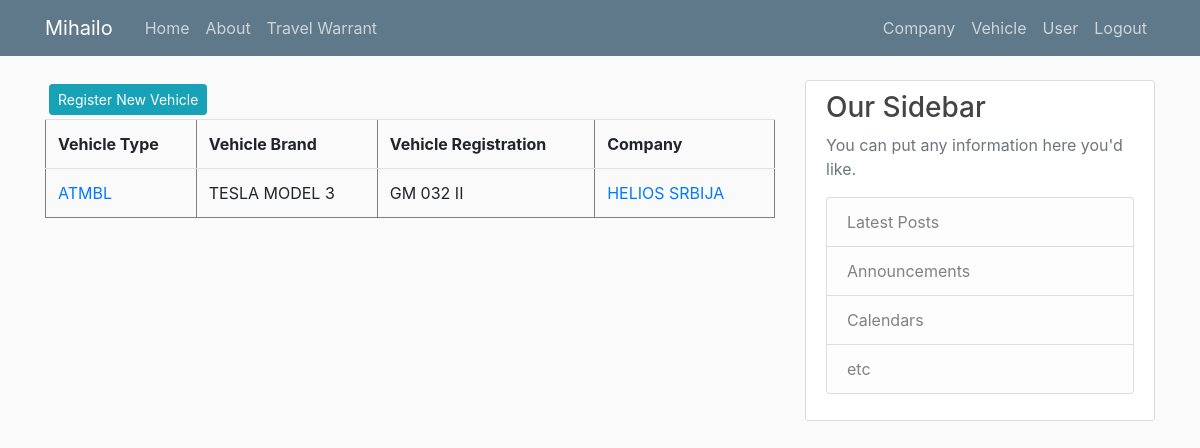
The page /vehicle_list (signed in) on the database as committed earlier.
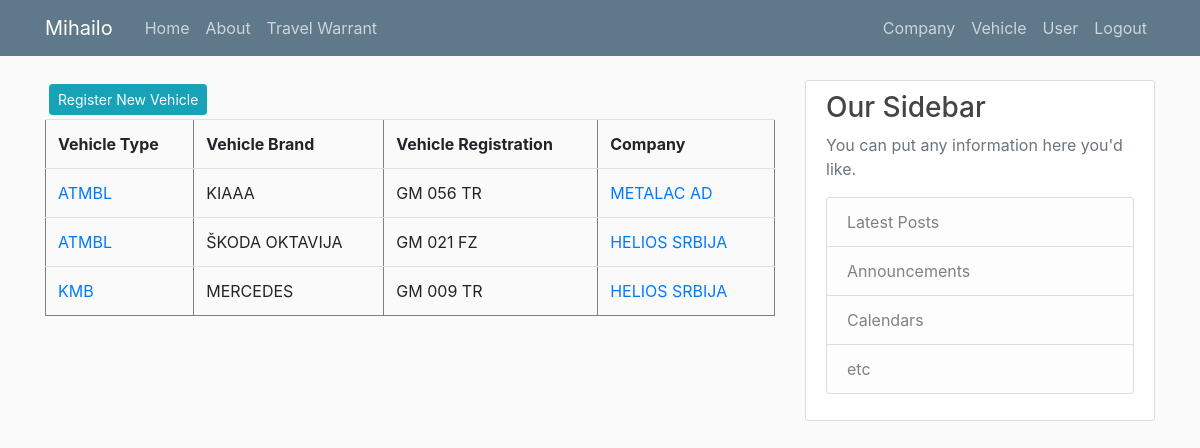
The same page on the database as committed later.
### putninalozi/models.py (models this page shows, shortened)
class User(db.Model, UserMixin):
    id = db.Column(db.Integer, primary_key=True)
    email = db.Column(db.String(120), unique=True, nullable=False)
    old_email = db.Column(db.String(120), unique=False, nullable=False)
    password = db.Column(db.String(60), nullable = False)
    name = db.Column(db.String(20), unique=False, nullable=False)
    surname = db.Column(db.String(20), unique=False, nullable=False)
    authorization = db.Column(db.String(10), nullable = False) # ovde treba da budu tipovi korisnika: S_admin, C_admin, C_user
    company_id = db.Column(db.Integer, db.ForeignKey('company.id'), nullable=True)
    travelwarrants = db.relationship('TravelWarrant', backref='travelwarrant_user', lazy=True)

class Vehicle(db.Model):
    id = db.Column(db.Integer, primary_key=True)
    vehicle_type = db.Column(db.String(10), nullable = False)
    vehicle_brand = db.Column(db.String(10), nullable = False)
    vehicle_registration = db.Column(db.String(12), nullable = False)
    company_id = db.Column(db.Integer, db.ForeignKey('company.id'), nullable=False)

class Company(db.Model):
    id = db.Column(db.Integer, primary_key=True)
    companyname = db.Column(db.String(20), unique=True, nullable=False)         #Helios, Metalac, Tetrapak, Foka, Papir Print
    company_address = db.Column(db.String(20), unique=False, nullable=False)
    company_address_number = db.Column(db.Integer, nullable=False)
    company_zip_code = db.Column(db.Integer, nullable=False)
    company_city = db.Column(db.String(20), unique=False, nullable=False)
    company_state = db.Column(db.String(20), unique=False, nullable=False)
    company_pib = db.Column(db.Integer, nullable=False)
    company_mb = db.Column(db.Integer, nullable=False)
    company_site = db.Column(db.String(20), unique=True, nullable=False) #vidi imali neki model tipa db.Link()
    company_mail = db.Column(db.String(120), unique=True, nullable=False)
    company_phone = db.Column(db.Integer, nullable=False)
    company_logo = db.Column(db.String(60), nullable=False)
    users = db.relationship('User', backref='user_company', lazy=True)
    vehicles = db.relationship('Vehicle', backref='vehicle_company', lazy=True)
    travelwarrants = db.relationship('TravelWarrant', backref='travelwarrants_company', lazy=True)

### putninalozi/vehicles/routes.py (the view)
@vehicles.route("/vehicle_list")
def vehicle_list():
    vehicles = Vehicle.query.all()
    return render_template('vehicle_list.html', title='Vehicles', vehicles=vehicles)

### putninalozi/models.py (called while the page is built)
@login_manager.user_loader
def load_user(user_id):
    return User.query.get(int(user_id))

### putninalozi/templates/vehicle_list.html (shortened to what this page needs)
{% extends "layout.html" %}
{% block content %}
{% if current_user.authorization != 'c_user' %}
  <a class="btn btn-info btn-sm m-1" href="{{ url_for('vehicles.register_v') }}">Register New Vehicle</a>
{% endif %}
<table width="200" border="1" class="table">
  {% if current_user.authorization == 's_admin' %}
    <tr>
      <th>Vehicle Type</th>
      <th>Vehicle Brand</th>
      <th>Vehicle Registration</th>
      <th>Company</th>
    </tr>
    {% for vehicle in vehicles %}
      <tr>
        <td><a class="mr-2" href="{{ url_for('vehicles.vehicle_profile', vehicle_id=vehicle.id) }}" title="Edit Vehicle">{{ vehicle.vehicle_type }}</a></td>
        <td>{{ vehicle.vehicle_brand }}</td>
        <td>{{ vehicle.vehicle_registration }}</td>
        <td><a class="mr-2" href="#" title="Edit Company">{{ vehicle.vehicle_company.companyname }}</a></td>
      </tr>
    {% endfor %}
  {% endif %}
</table>
{% endblock content%}

### putninalozi/templates/layout.html (shortened to what this page needs)
<!doctype html>
<html lang="en">
  <head>
    <link rel="stylesheet" href="https://cdn.jsdelivr.net/npm/bootstrap@4.3.1/dist/css/bootstrap.min.css">
    <link rel="stylesheet" type="text/css" href="{{ url_for('static', filename='main.css') }}">
  </head>
  <body>
    <header class="site-header">
      <nav class="navbar navbar-expand-md navbar-dark bg-steel fixed-top">
        <div class="container">
          <a class="navbar-brand mr-4" href="/">{{ current_user.name }}</a>
          <div class="collapse navbar-collapse" id="navbarToggle">
            <div class="navbar-nav mr-auto">
              <a class="nav-item nav-link" href="{{ url_for('main.home') }}">Home</a>
              <a class="nav-item nav-link" href="{{ url_for('main.about') }}">About</a>
              <a class="nav-item nav-link" href="{{ url_for('travel_warrants.travel_warrant') }}">Travel Warrant</a>
            </div>
            <div class="navbar-nav">
              {% if current_user.is_authenticated %}
                {% if current_user.authorization == 's_admin' %}
                  <a class="nav-item nav-link" href="{{ url_for('companys.company_list') }}">Company</a>
                  <a class="nav-item nav-link" href="{{ url_for('vehicles.vehicle_list') }}">Vehicle</a>
                  <a class="nav-item nav-link" href="{{ url_for('users.user_list') }}">User</a>
                  <a class="nav-item nav-link" href="{{ url_for('users.logout') }}">Logout</a>
                {% else %}
                  <a class="nav-item nav-link" href="{{ url_for('users.user_list') }}">User</a>
                  <a class="nav-item nav-link" href="{{ url_for('users.logout') }}">Logout</a>
                {% endif %}
              {% else %}
                <a class="nav-item nav-link" href="{{ url_for('users.login') }}">Login</a>
              {% endif %}
            </div>
          </div>
        </div>
      </nav>
    </header>
    <main role="main" class="container">
      <div class="row">
        <div class="col-md-8">
          {% block content %}{% endblock %}
        </div>
        <div class="col-md-4">
          <div class="content-section">
            <h3>Our Sidebar</h3>
            <p class='text-muted'>You can put any information here you'd like.
              <ul class="list-group">
                <li class="list-group-item list-group-item-light">Latest Posts</li>
                <li class="list-group-item list-group-item-light">Announcements</li>
                <li class="list-group-item list-group-item-light">Calendars</li>
                <li class="list-group-item list-group-item-light">etc</li>
              </ul>
            </p>
          </div>
        </div>
      </div>
    </main>
  </body>
</html>

### putninalozi/static/main.css (style rules this page uses)
body { background: #fafafa; color: #333333; margin-top: 5rem; }
h1, h2, h3, h4, h5, h6 { color: #444444; }
.bg-steel { background-color: #5f788a; }
.site-header .navbar-nav .nav-link { color: #cbd5db; }
.content-section { background: #ffffff; padding: 10px 20px; border: 1px solid #dddddd; border-radius: 3px; margin-bottom: 20px; }

Rows that differ between the two databases and show on the page:
removed Vehicle: vehicle_type "ATMBL", vehicle_brand "TESLA MODEL 3", vehicle_registration "GM 032 II", vehicle_company.companyname "HELIOS SRBIJA"
added Vehicle: vehicle_type "ATMBL", vehicle_brand "KIAAA", vehicle_registration "GM 056 TR", vehicle_company.companyname "METALAC AD"
added Vehicle: vehicle_type "ATMBL", vehicle_brand "ŠKODA OKTAVIJA", vehicle_registration "GM 021 FZ", vehicle_company.companyname "HELIOS SRBIJA"
added Vehicle: vehicle_type "KMB", vehicle_brand "MERCEDES", vehicle_registration "GM 009 TR", vehicle_company.companyname "HELIOS SRBIJA"
